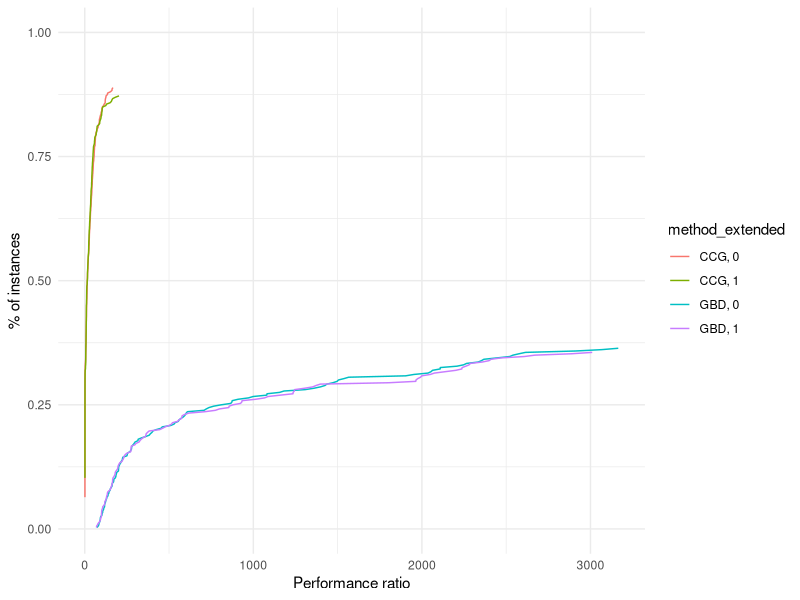
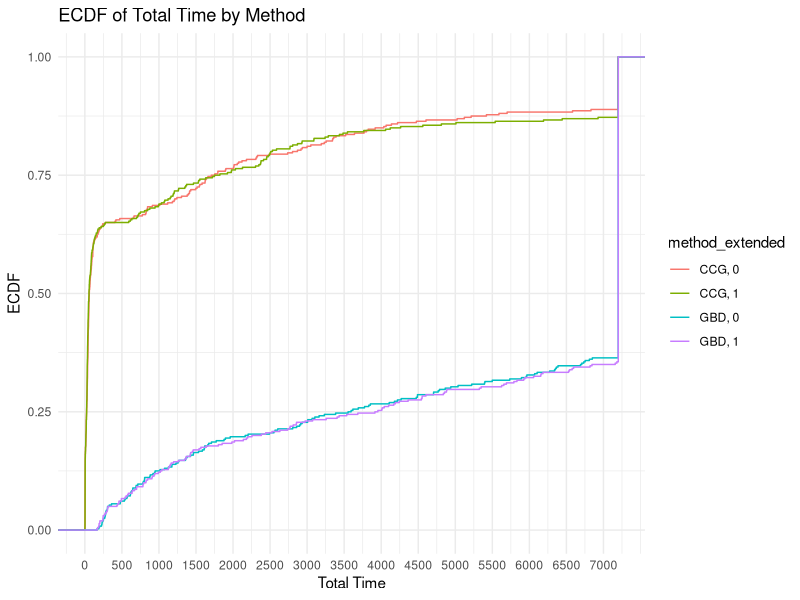
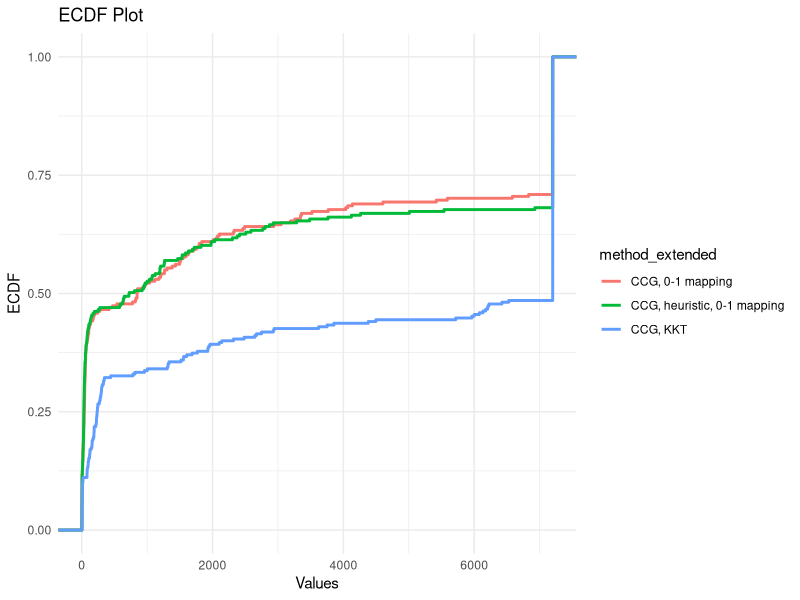
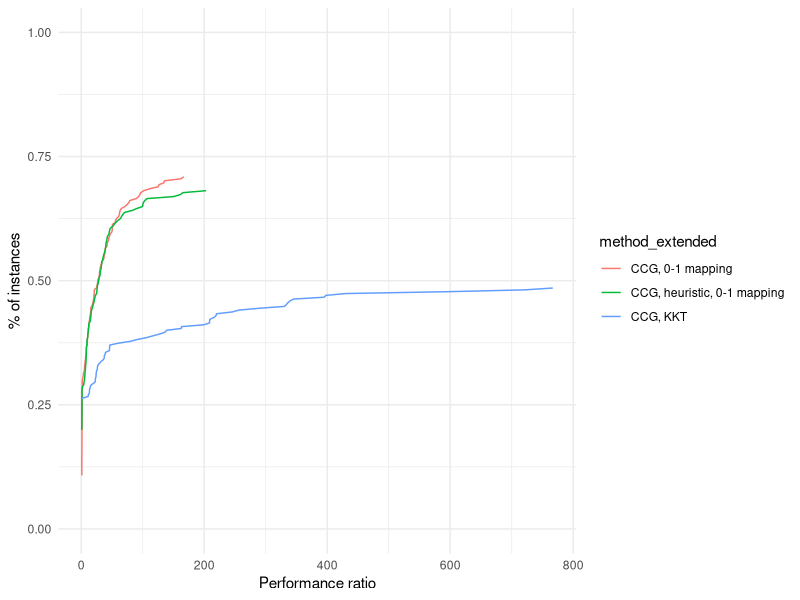
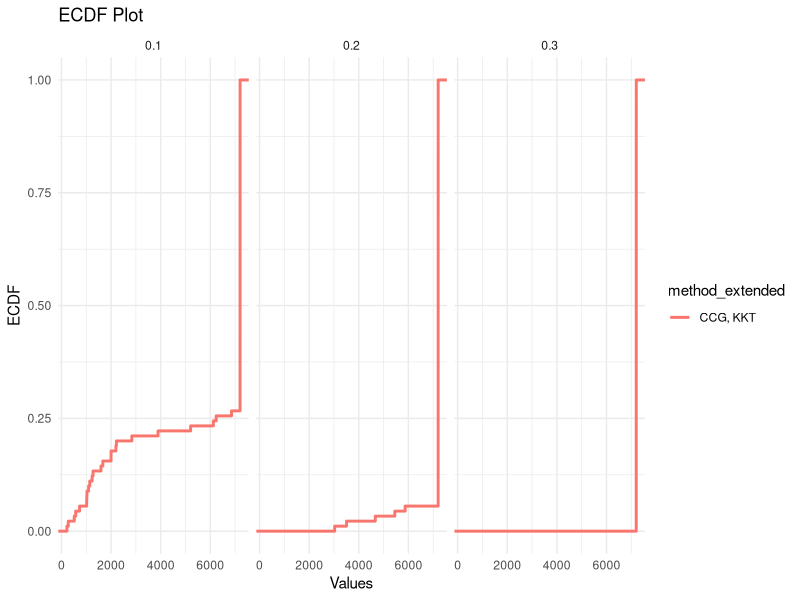
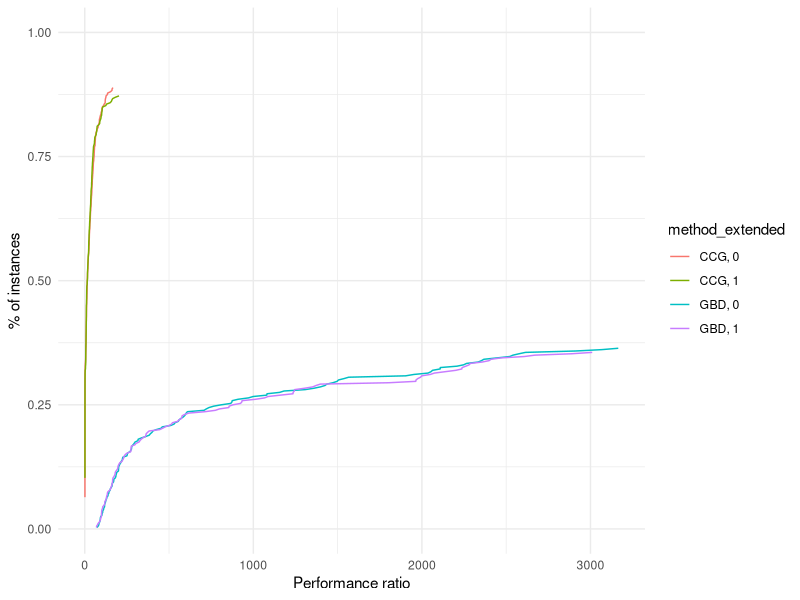

Generate these figures, in order, with R:
## ---- chunk 1
library(rmarkdown)
library(kableExtra)
library(ggplot2)
suppressPackageStartupMessages(library(dplyr))
## ---- chunk 2
results = read.table("./new-results.csv", header = FALSE, sep = ',')
colnames(results) <- c("tag", "instance", "n_servers", "n_clients", "Gamma", "deviation", "time_limit", "method", "use_heuristic", "total_time", "master_time", "separation_time", "best_bound", "iteration_count", "fail")
results$tag = NULL
## ---- chunk 3
results$p = results$Gamma / results$n_clients
results$p = ceiling(results$p / .05) * .05
## ---- chunk 4
results$size = paste0("(", results$n_servers, ",", results$n_clients, "), ", results$p)
## ---- chunk 5
results$method_extended = paste0(results$method, ", ", results$use_heuristic)
## ---- chunk 6
results = results[!(results$n_clients == 40),]
results = results[!(results$n_servers == 25 & results$n_clients == 25),]
## ---- chunk 7
sum(results$fail)
## ---- chunk 8
time_limit = 7200

if (sum(results$fail) > 0) {
  results[results$fail == TRUE,]$total_time = time_limit
}

results$unsolved = results$total_time >= time_limit | results$fail
## ---- chunk 9
paged_table(results)
## ---- chunk 10
add_performance_ratio = function(dataset, 
                                 criterion_column = "total_time",
                                 unsolved_column = "unsolved",
                                 instance_column = "instance",
                                 solver_column = "solver",
                                 output_column = "performance_ratio") {
  
  # Compute best score for each instance
  best = dataset %>%
    group_by(!!sym(instance_column)) %>%
    mutate(best_solver = min(!!sym(criterion_column)))
  
  # Compute performance ratio for each instance and solver
  result = best %>%
    group_by(!!sym(instance_column), !!sym(solver_column)) %>%
    mutate(!!sym(output_column) := !!sym(criterion_column) / best_solver) %>%
    ungroup()
  
  if (sum(result[,unsolved_column]) > 0) {
    result[result[,unsolved_column] == TRUE,output_column] = max(result[,output_column])
  }

  return (result)
}

plot_performance_profile = function(dataset,
                                    criterion_column,
                                    unsolved_column = "unsolved",
                                    instance_column = "instance",
                                    solver_column = "solver"
                                    ) {
  
  dataset_with_performance_ratios = add_performance_ratio(dataset,
                                                          criterion_column = criterion_column,
                                                          instance_column = instance_column,
                                                          solver_column = solver_column,
                                                          unsolved_column = unsolved_column)
  
  solved_dataset_with_performance_ratios = dataset_with_performance_ratios[!dataset_with_performance_ratios[,unsolved_column],]
  
  compute_performance_profile_point = function(method, data) {
    
    performance_ratios = solved_dataset_with_performance_ratios[solved_dataset_with_performance_ratios[,solver_column] == method,]$performance_ratio
    
    unscaled_performance_profile_point = ecdf(performance_ratios)(data)
    
    n_instances = sum(dataset[,solver_column] == method)
    n_solved_instances = sum(dataset[,solver_column] == method & !dataset[,unsolved_column])
    
    return( unscaled_performance_profile_point * n_solved_instances / n_instances )
  }
  
  perf = solved_dataset_with_performance_ratios %>%
    group_by(!!sym(solver_column)) %>%
    mutate(performance_profile_point = compute_performance_profile_point(unique(!!sym(solver_column)), performance_ratio))
  
  result = ggplot(data = perf, aes(x = performance_ratio, y = performance_profile_point, color = !!sym(solver_column))) +
              geom_line()
  
  return (result)
}

## ---- chunk 11
performance_profile = plot_performance_profile(results, criterion_column = "total_time", solver_column = "method_extended") +
  labs(x = "Performance ratio", y = "% of instances") +
  scale_y_continuous(limits = c(0, 1)) +
  theme_minimal()
print(performance_profile)
ggsave("performance_profile.pdf", plot = performance_profile)
## ---- chunk 12
ggplot(results, aes(x = total_time, color = method_extended)) +
  stat_ecdf(geom = "step") +
  xlab("Total Time") +
  ylab("ECDF") +
  labs(title = "ECDF of Total Time by Method")  +
  scale_x_continuous(breaks = seq(0, max(results$total_time), by = 500), labels = seq(0, max(results$total_time), by = 500)) +
  theme_minimal()
## ---- chunk 13
results_solved = results %>%
  filter(total_time < time_limit) %>%
  group_by(method_extended, n_servers, n_clients, p, deviation) %>%
  summarize(
    solved = n(),
    total_time = mean(total_time),
    master_time = mean(master_time),
    separation_time = mean(separation_time),
    solved_iteration_count = mean(iteration_count),
    .groups = "drop"
  ) %>%
  ungroup()
## ---- chunk 14
results_unsolved <- results %>%
  filter(total_time >= time_limit) %>%
  group_by(method_extended, n_servers, n_clients, p, deviation) %>%
  summarize(
    unsolved = n(),
    unsolved_iteration_count = mean(iteration_count),
    .groups = "drop"
  ) %>%
  ungroup()

results_fail <- results %>%
  filter(fail == TRUE) %>%
  group_by(method_extended, n_servers, n_clients, p, deviation) %>%
  summarize(
    fail = n(),
    .groups = "drop"
  ) %>%
  ungroup()

## ---- chunk 15
final_result <- merge(results_solved, results_unsolved, by = c("method_extended", "n_servers", "n_clients", "p", "deviation"), all = TRUE)
final_result <- merge(final_result, results_fail, by = c("method_extended", "n_servers", "n_clients", "p", "deviation"), all = TRUE)
## ---- chunk 16
knitr::kable(final_result, 
               digits = c(0, 0, 2, 2, 2, 0, 2, 2, 2, 2, 0, 2, 0), 
               col.names = c("Method", "|V_1|", "|V_2|", "p", "dev", "Count", "Total", "Master", "Sepatation", "# Iter", "Count", "# Iter", "# Errors"),
               caption = "Summary table"
             ) %>%
      kable_classic() %>%
      add_header_above(c(" " = 5, "Solved instances" = 5, "Unsolved instances" = 3)
)
## ---- chunk 17
results_rev = read.table("./results-rev.csv", header = FALSE, sep = ',')
colnames(results_rev) <- c("tag", "instance", "n_servers", "n_clients", "Gamma", "deviation", "time_limit", "method", "use_heuristic", "total_time", "master_time", "separation_time", "best_bound", "iteration_count", "fail", "use_bilevel_separation", "use_budgeted_unc")
## ---- chunk 18
results = read.table("./new-results.csv", header = FALSE, sep = ',')
colnames(results) <- c("tag", "instance", "n_servers", "n_clients", "Gamma", "deviation", "time_limit", "method", "use_heuristic", "total_time", "master_time", "separation_time", "best_bound", "iteration_count", "fail")
results$use_bilevel_separation = 0
results$use_budgeted_unc = 1
## ---- chunk 19
all_results = rbind(results, results_rev)

all_results = all_results %>% filter(deviation == .25 & method == "CCG")
## ---- chunk 20
all_results$p = all_results$Gamma / all_results$n_clients
all_results$p = ceiling(all_results$p / .05) * .05
## ---- chunk 21
all_results$size = paste0("(", all_results$n_servers, ",", all_results$n_clients, "), ", all_results$p)
## ---- chunk 22
all_results$method_extended = paste0(all_results$method, ", ", ifelse(all_results$use_heuristic, "heuristic, ", ""), ifelse(all_results$use_bilevel_separation, "KKT", "0-1 mapping"))

paged_table(results_rev %>% filter(fail == 1 & total_time < time_limit))
paged_table(results_rev %>% filter(fail == 0 & deviation == .25))

if (sum(all_results$fail) > 0) {
  all_results[all_results$fail == TRUE,]$total_time = time_limit
}

all_results$unsolved = all_results$total_time >= time_limit | all_results$fail

## ---- chunk 23
budgeted_unc_results = all_results %>% filter(use_budgeted_unc == 1 & method == "CCG")


ggplot(budgeted_unc_results, aes(x = total_time, color = method_extended)) +
  stat_ecdf(geom = "step", linewidth = 1) +
  labs(title = "ECDF Plot", x = "Values", y = "ECDF") +
  theme_minimal()

performance_profile = plot_performance_profile(budgeted_unc_results, criterion_column = "total_time", solver_column = "method_extended") +
  labs(x = "Performance ratio", y = "% of instances") +
  scale_y_continuous(limits = c(0, 1)) +
  theme_minimal()

print(performance_profile)
## ---- chunk 24
knapsack_unc_results = all_results %>% filter(method == "CCG" & use_budgeted_unc == 0)

ggplot(knapsack_unc_results, aes(x = total_time, color = method_extended)) +
  stat_ecdf(geom = "step", size = 1) +
  labs(title = "ECDF Plot", x = "Values", y = "ECDF") +
  facet_wrap(~p) +
  theme_minimal()
## ---- chunk 25
results_solved = knapsack_unc_results %>%
  filter(total_time < time_limit) %>%
  group_by(method_extended, n_servers, n_clients, p, deviation) %>%
  summarize(
    solved = n(),
    total_time = mean(total_time),
    master_time = mean(master_time),
    separation_time = mean(separation_time),
    solved_iteration_count = mean(iteration_count),
    .groups = "drop"
  ) %>%
  ungroup()
## ---- chunk 26
results_unsolved <- knapsack_unc_results %>%
  filter(total_time >= time_limit) %>%
  group_by(method_extended, n_servers, n_clients, p, deviation) %>%
  summarize(
    unsolved = n(),
    unsolved_iteration_count = mean(iteration_count),
    .groups = "drop"
  ) %>%
  ungroup()

results_fail <- knapsack_unc_results %>%
  filter(fail == TRUE) %>%
  group_by(method_extended, n_servers, n_clients, p, deviation) %>%
  summarize(
    fail = n(),
    .groups = "drop"
  ) %>%
  ungroup()

## ---- chunk 27
final_result <- merge(results_solved, results_unsolved, by = c("method_extended", "n_servers", "n_clients", "p", "deviation"), all = TRUE)
final_result <- merge(final_result, results_fail, by = c("method_extended", "n_servers", "n_clients", "p", "deviation"), all = TRUE)
## ---- chunk 28
knitr::kable(final_result, 
               digits = c(0, 0, 2, 2, 2, 0, 2, 2, 2, 2, 0, 2, 0), 
               col.names = c("Method", "|V_1|", "|V_2|", "p", "dev", "Count", "Total", "Master", "Sepatation", "# Iter", "Count", "# Iter", "# Errors"),
               caption = "Summary table"
             ) %>%
      kable_classic() %>%
      add_header_above(c(" " = 5, "Solved instances" = 5, "Unsolved instances" = 3)
)
